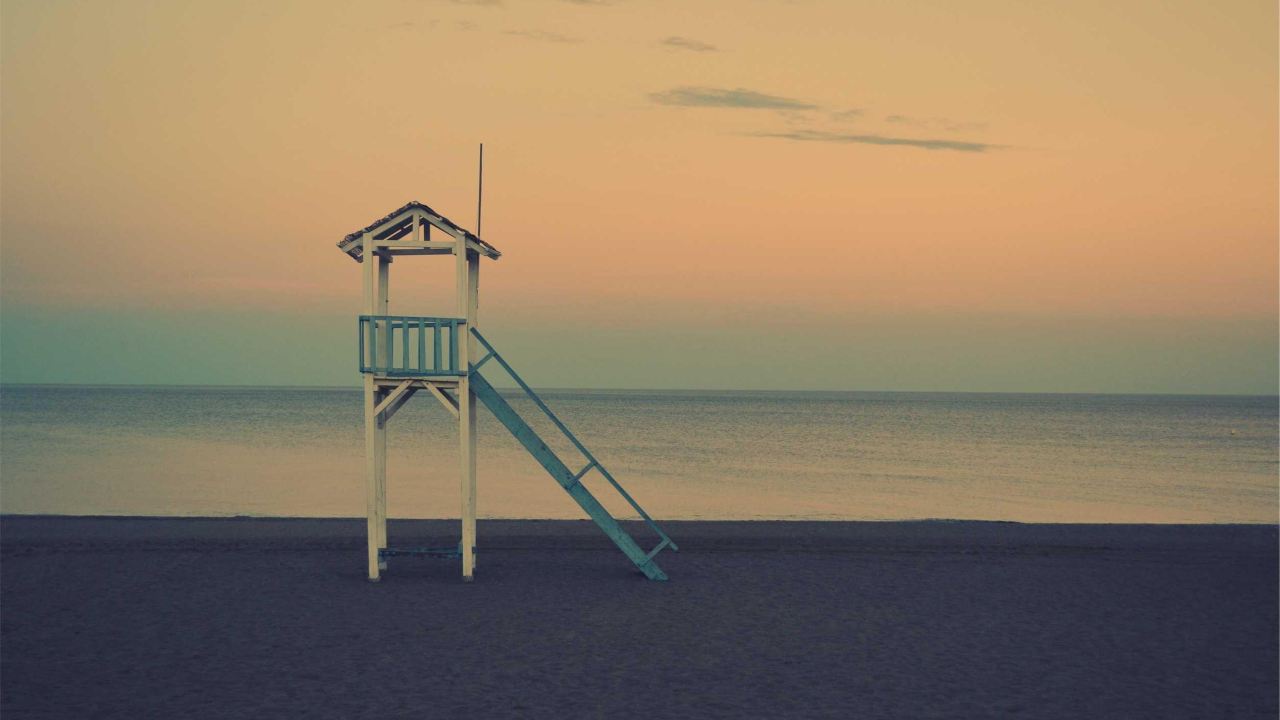
#> input picture CUDA/ecu_3/3_5/image.jpg, 3840 x 2160 px, found by its file name (shown at 1/3 size)
$ jupyter execute ecu3_5_sobel_simulador.ipynb   (older library calls are emulated)
#> lines starting #> are read from the running program, lines starting #| are printed output that depends on the picture
[cell 1]
"""
ECU3.5 - Sobel Edge Detection
Versión: SIMULADOR (Compatible con Colab y máquinas sin GPU NVIDIA)
Team 6
Autor: Alejandro Campos Martínez
Curso: TAE en IA - COCYTEN Nayarit
Propósito: Detección de bordes usando filtro Sobel en imágenes
"""
import os
os.environ["NUMBA_ENABLE_CUDASIM"] = "1"

import numpy as np
from numba import cuda
import time
import urllib.request
from PIL import Image
import cv2
from matplotlib import pyplot as plt
from numba import config

config.CUDA_ENABLE_PYNVJITLINK = 1

@cuda.jit
def sobel_kernel(img, out):
    """Apply Sobel edge detection - each thread processes one pixel"""
    row, col = cuda.grid(2)
    H, W = img.shape

    if 0 < row < H-1 and 0 < col < W-1:
        # Horizontal gradient (Gx)
        gx = ( -img[row-1, col-1] + img[row-1, col+1]
               -2*img[row, col-1] + 2*img[row, col+1]
               -img[row+1, col-1] + img[row+1, col+1] )

        # Vertical gradient (Gy)
        gy = ( -img[row-1, col-1] - 2*img[row-1, col] - img[row-1, col+1]
               + img[row+1, col-1] + 2*img[row+1, col] + img[row+1, col+1] )

        # Edge magnitude
        out[row, col] = (gx*gx + gy*gy)**0.5

def sobel_opencv(img):
    """OpenCV CPU version using Sobel"""
    gx = cv2.Sobel(img, cv2.CV_32F, 1, 0, ksize=3)
    gy = cv2.Sobel(img, cv2.CV_32F, 0, 1, ksize=3)
    return np.sqrt(gx**2 + gy**2)

def main():
    print("="*70)
    print("ECU3.5 - Sobel Edge Detection (SIMULADOR)")
    print("Autor: Alejandro Campos Martínez - Team 6")
    print("="*70)
    print("NOTA: Modo simulador - Tiempos no representan rendimiento real\n")

    # Load 4K image from internet
    print("Descargando imagen 4K...")
    urllib.request.urlretrieve("https://picsum.photos/3840/2160", "image.jpg")
#> (this line was passed over: the network is not available in this run)
    img = Image.open("image.jpg").convert('L')
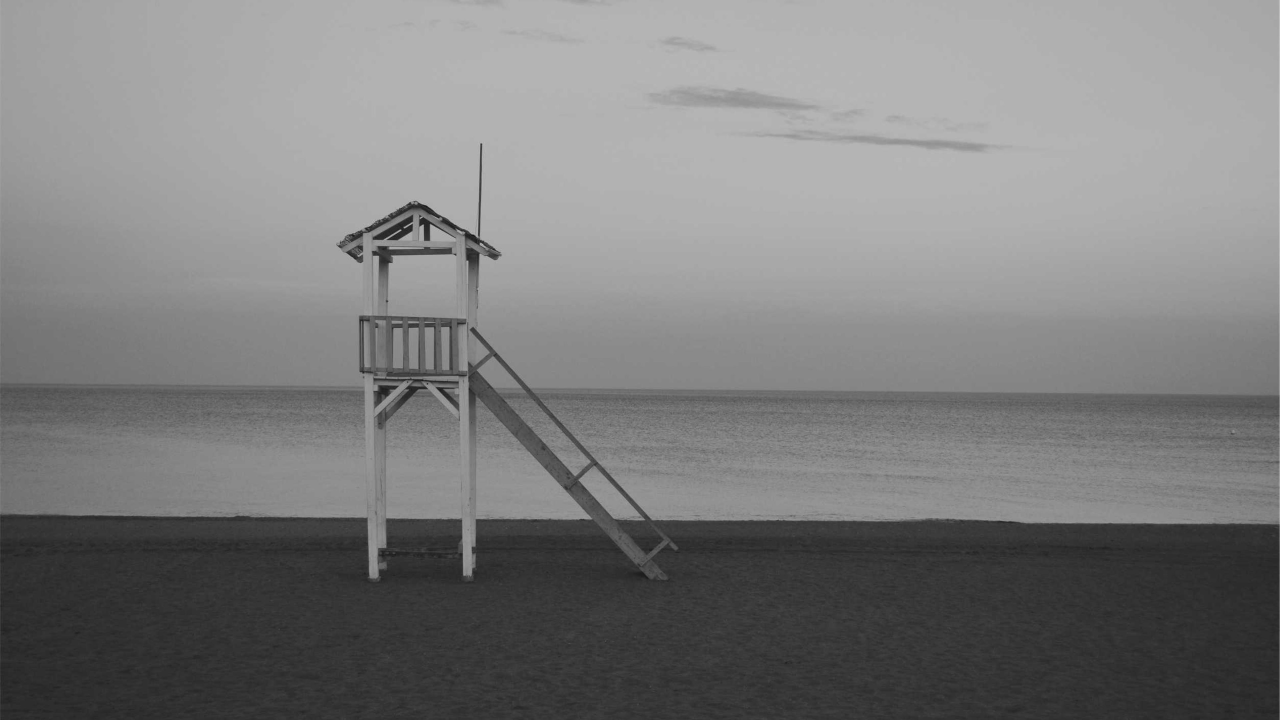
#> img: PIL image 3840x2160 L (shown at 1/3 size); min 7, max 228, mean 124.4
    img = np.array(img, dtype=np.float32)
#> img: shape (2160, 3840) float32

    H, W = img.shape
#> H = 2160; W = 3840
    print(f"Imagen: {W}x{H} ({W*H:,} pixels)")
#| Imagen: 3840x2160 (8,294,400 pixels)
    print(f"Memoria: {W*H*4/1e6:.2f} MB")
#| Memoria: 33.18 MB

    d_img = cuda.to_device(img)
    d_out = cuda.to_device(np.zeros_like(img))

    threads = (16, 16)
    blocks = ((W + threads[0] - 1) // threads[0],
              (H + threads[1] - 1) // threads[1])

    print(f"Configuración: ({blocks[0]}, {blocks[1]}) bloques")
    print(f"               ({threads[0]}, {threads[1]}) threads por bloque")
    print("-"*70)

    # Warmup
    sobel_kernel[blocks, threads](d_img, d_out)
    cuda.synchronize()

    # GPU timing
    print("Ejecutando kernel Sobel en GPU (simulado)...")
    start = time.time()
    sobel_kernel[blocks, threads](d_img, d_out)
    cuda.synchronize()
    gpu_time = (time.time() - start) * 1000

    out_gpu = d_out.copy_to_host()

    # CPU Sobel timing
    print("Ejecutando Sobel en CPU (OpenCV)...")
    start = time.time()
    out_cpu = sobel_opencv(img)
    cpu_time = (time.time() - start) * 1000

    # Results
    print("\n" + "="*70)
    print("RESULTADOS")
    print("="*70)
    print(f"GPU (simulado): {gpu_time:.2f} ms")
    print(f"CPU (OpenCV): {cpu_time:.2f} ms")
    print(f"Speedup: {cpu_time/gpu_time:.2f}x")
    print(f"Verificación correcta: {np.allclose(out_gpu, out_cpu, atol=1e-3)}")
    print("="*70)

    # Resize for display
    target_w = 256
    target_h = int(target_w * H / W)

    def resize_for_plot(array):
        normalized = (array / array.max() * 255).astype(np.uint8)
        return np.array(Image.fromarray(normalized).resize((target_w, target_h), Image.LANCZOS))

    plt.figure(figsize=(20, 10))

    plt.subplot(1, 3, 1)
    plt.imshow(resize_for_plot(img), cmap='gray')
    plt.title('Original Image')
    plt.axis('off')

    plt.subplot(1, 3, 2)
    plt.imshow(resize_for_plot(out_gpu), cmap='gray')
    plt.title('GPU Sobel Edges')
    plt.axis('off')

    plt.subplot(1, 3, 3)
    plt.imshow(resize_for_plot(out_cpu), cmap='gray')
    plt.title('OpenCV CPU Sobel Edges')
    plt.axis('off')

    plt.tight_layout()
    plt.savefig('sobel_comparison_simulador.png', dpi=150, bbox_inches='tight')
    print("\nImagen guardada: sobel_comparison_simulador.png")
    plt.show()

if __name__ == "__main__":
    main()
#> (the call stopped at in main, `d_img = cuda.to_device(img)`: numba is not available in this run)
